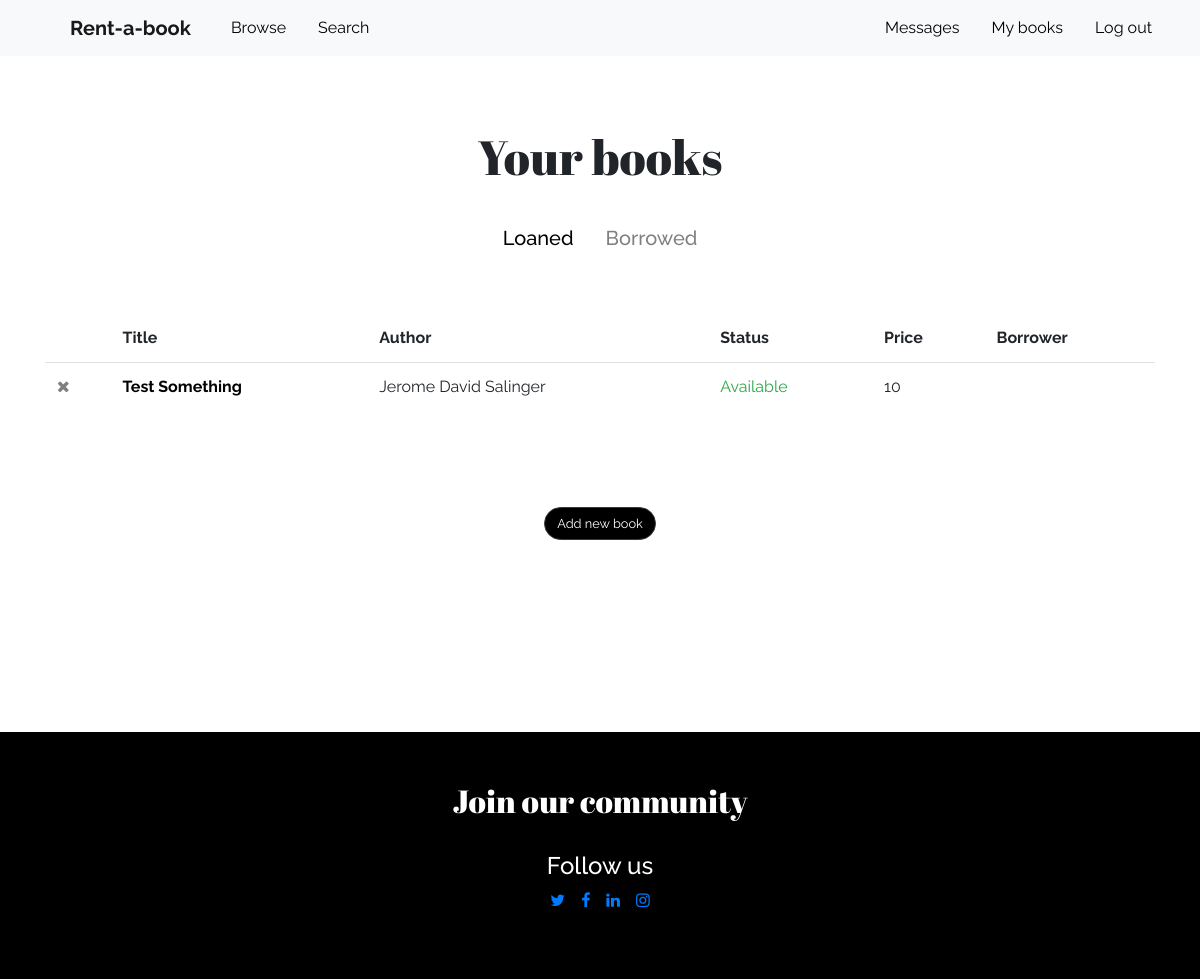
/mybooks/ (signed in), run on the app's committed database.
### rentabook/models.py (models this page shows, shortened)
class BookInstance(models.Model):
    created_by = models.ForeignKey(User, on_delete=models.SET_NULL, null=True, related_name="owner")
    borrower = models.ForeignKey(User, on_delete=models.SET_NULL, null=True, blank=True, related_name="borrower")
    cover = models.ImageField(upload_to='images/', blank=False)
    def cover_tag(self):
        if self.cover:
            return mark_safe('<img src="%s" style="width: 45px; height: 60px;" />' % self.cover.url)
        else:
            return 'No Cover Found'
    cover_tag.short_description = 'Cover'
    title = models.CharField(max_length=255, blank=False, help_text='Enter book title')
    author = models.CharField(max_length=255, blank=False, help_text='Enter book author')
    genre = models.ManyToManyField(Genre, blank=False, help_text='Select a genre for this book')
    summary = models.TextField(
        blank=False,
        max_length=1000,
        help_text='Enter a brief description of the book (max. 1000 characters)')
    background_color = models.CharField(max_length=10, blank=False, help_text='Enter background color')
    condition_choices = [
        ('1', 'Like New'),
        ('2', 'Good'),
        ('3', 'Fair'),
    ]
    condition = models.CharField(
        choices=condition_choices,
        max_length=1,
        blank=False,
        default='p')
    price_choices = [(i, i) for i in range (10, 60, 10)]
    price = models.IntegerField(choices=price_choices, default=10, blank=False)
    due_back = models.DateField(null=True, blank=True)
    LOAN_STATUS = (
        ('o', 'On loan'),
        ('a', 'Available'),
        ('m', 'Maintenance'),
    )
    status = models.CharField(
        max_length=1,
        choices=LOAN_STATUS,
        blank=True,
        default='a',
        help_text='Book availability',
    )
    class Meta:
        ordering = ['due_back', 'status']
    def display_genre(self):
        """Create a string for the Genre. This is required to display genre in Admin."""
        return ', '.join(genre.name for genre in self.genre.all()[:3])
    display_genre.short_description = 'Genre'

### rentabook/views.py (the view)
# urls.py: path('mybooks/', views.BooksByUserListView.as_view(), name='my-books'),
class BooksByUserListView(LoginRequiredMixin,generic.ListView):
    model = BookInstance
    template_name ='rentabook/my_books.html'
    paginate_by = 10
    def get_queryset(self):
        return BookInstance.objects.filter(borrower=self.request.user).filter(status__exact='o').order_by('-due_back')
    def get_context_data(self, **kwargs):
        context = super(BooksByUserListView, self).get_context_data(**kwargs)
        context['loaned_books'] = BookInstance.objects.filter(created_by=self.request.user).order_by('-due_back')
        context["new_message"] = new_message_alert(self.request.user)
        return context

### rentabook/utils.py (called while the page is built)
def new_message_alert(request_user):
    if not request_user in User.objects.all():
        return False
    convos = Dialog.objects.filter(Q(owner=request_user) | Q(opponent=request_user))
    if len(convos) > 0:
        for convo in convos:
            if convo.messages.all().count() > 0:
                if not convo.messages.last().read and convo.messages.last().sender != request_user:
                    return True
    return False

### rentabook/templates/rentabook/my_books.html (shortened to what this page needs)
{% extends "base_generic.html" %}
{% block main %}
<div class="container mt-5">
    <div class="row mx-0">
        <div class="my-4 mx-auto">
            <h1>Your books</h1>
        </div>
    </div>
    <div class="row mx-0 mb-4">
        <ul class="nav mx-auto" id="my_books" role="tablist">
            <li class="nav-item tab-item">
                <a class="nav-link active" id="loaned-tab" data-toggle="tab" href="#loaned" role="tab"
                    aria-controls="loaned" aria-selected="true"><h5>Loaned</h5></a>
            </li>
            <li class="nav-item tab-item">
                <a class="nav-link" id="borrowed-tab" data-toggle="tab" href="#borrowed" role="tab"
                    aria-controls="borrowed" aria-selected="false"><h5>Borrowed</h5></a>
            </li>
        </ul>
    </div>
    <div class="tab-content" id="myTabContent">
        <div class="tab-pane fade show active" id="loaned" role="tabpanel" aria-labelledby="loaned-tab">
            <br>
            {% if loaned_books %}
            <table class="table">
                <thead>
                    <tr>
                        <th scope="col"></th>
                        <th scope="col">Title</th>
                        <th scope="col">Author</th>
                        <th scope="col">Status</th>
                        <th scope="col" class="no_mobile_display">Price</th>
                        <th scope="col" class="no_mobile_display">Borrower</th>
                    </tr>
                </thead>
                <tbody>
                    {% for bookinst in loaned_books %}
                    <tr>
                        <td>
                            <a href="#" class="remove" id="{{ bookinst.id }}" data-title="{{ bookinst.title }}">
                                <i class="fa fa-times" style="color: grey"></i>
                            </a>
                        </td>
                        <td><a href="{% url 'book-detail' bookinst.pk %}"><b>{{ bookinst.title }}</b></a></td>
                        <td>{{ bookinst.author }}</td>
                        <td>
                            {% if bookinst.status == 'o' %}
                            <span class="text-warning">
                                {{ bookinst.get_status_display }}
                                <span style="font-size: 0.7rem;">
                                    until {{ bookinst.due_back }}
                                </span>
                            </span>
                            {% else %}
                            <span class="{% if bookinst.status == 'a' %}text-success{% else %}text-danger{% endif %}">
                                {{ bookinst.get_status_display }}
                            </span>
                            {% endif %}
                        </td>
                        <td class="no_mobile_display">{{ bookinst.price }}</td>
                        <td class="no_mobile_display">
                        </td>
                    </tr>
                    {% endfor %}
                </tbody>
            </table>
            {% else %}
            <p class="text-center">You have no books yet.</p>
            {% endif %}
            <div class="my-5 pt-5 text-center">
                <a href="{% url 'add-book' %}">
                    <button class="btn btn-dark rounded-pill">
                        Add new book
                    </button>
                </a>
            </div>
        </div>
    </div>
</div>
{% endblock %}

### rentabook/static/rentabook/style.css (style rules this page uses)
html, main { height: 100%; margin: 0; }
h1 { font-family: 'Abril Fatface', cursive; font-size: 3rem; }
body { font-family: 'Raleway', sans-serif; font-size: 1rem; }
.btn.btn-dark { background-color: black; font-size: 0.8rem; }
.nav-link { color: gray; }
.nav-link.active { color: black; }
.table thead th { border-bottom: none; border-top: none; }
td a { color: black; }

### data on the page
BookInstance: title "Test Something", author "Jerome David Salinger", status "Available", price "10"
